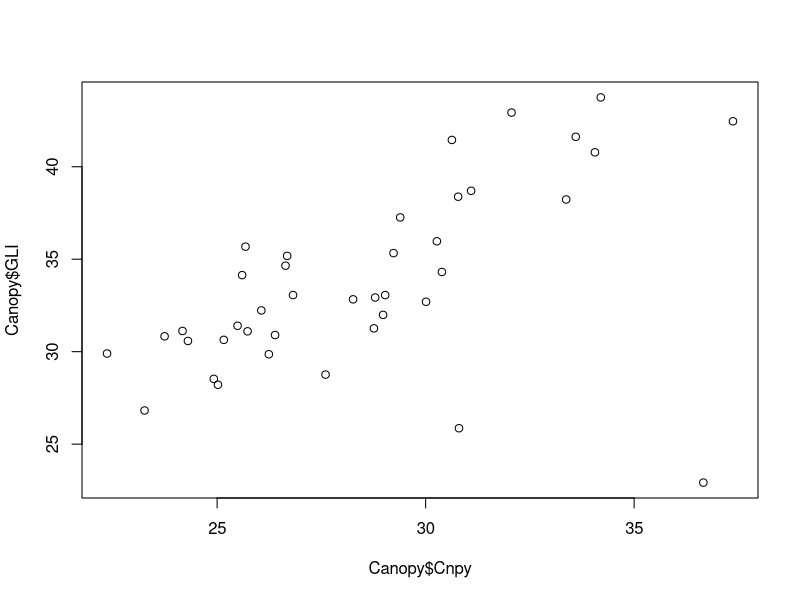
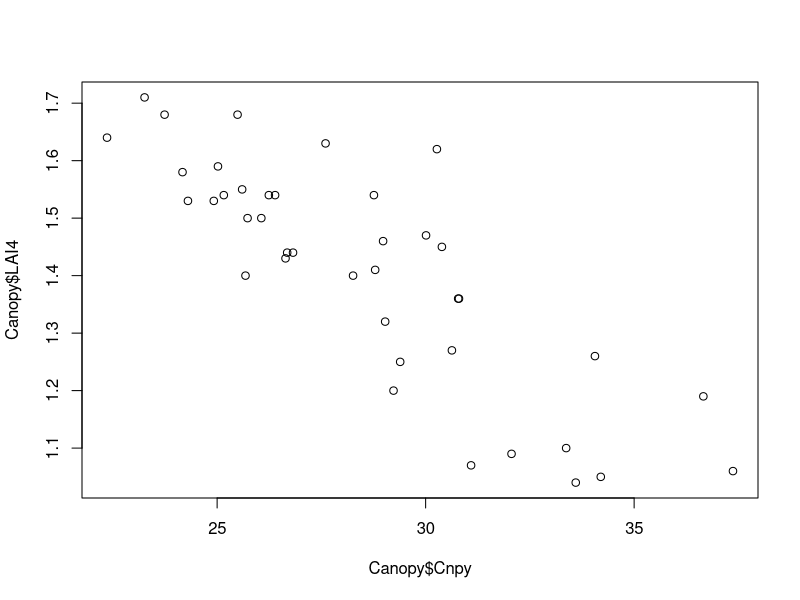
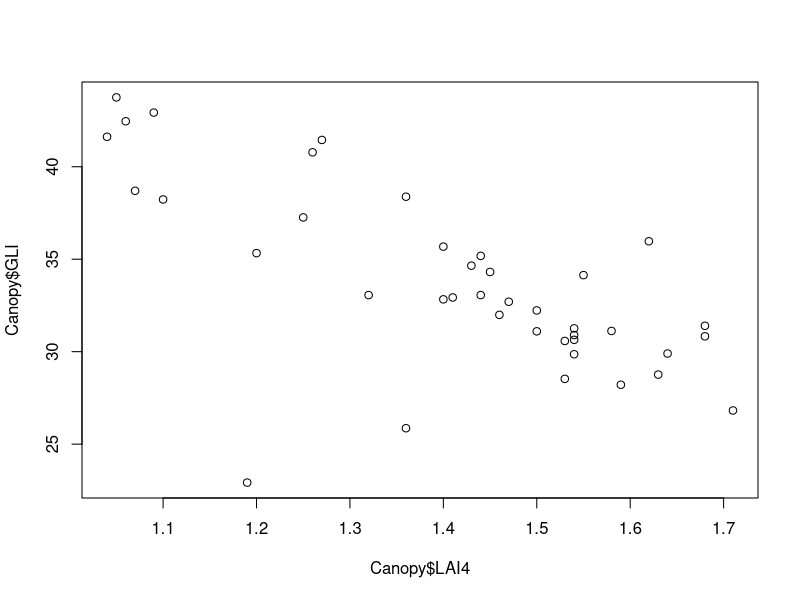
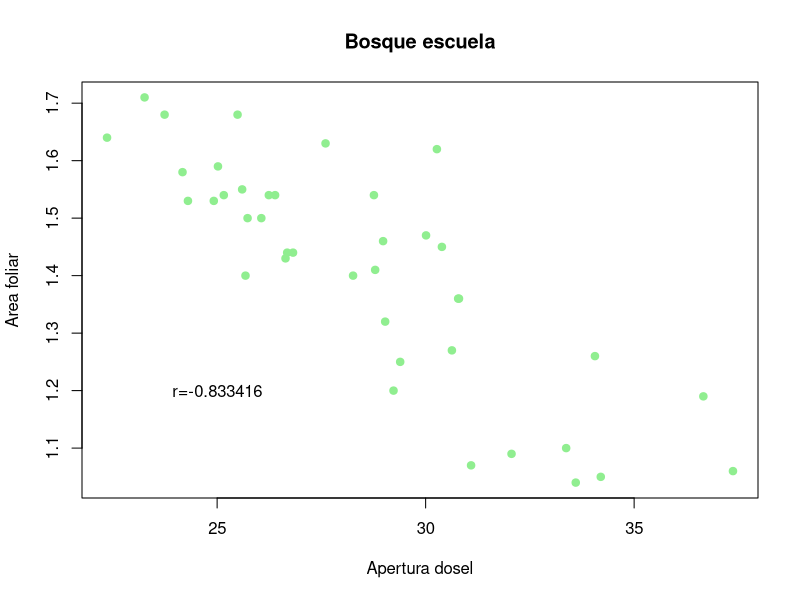

The R script that drew these images, in order:
# Genaro Sánchez Tovar
# 25/Septiembre/2023
# Matricula: 2133642


# Importar ----------------------------------------------------------------

setwd("C:/Genaro Met.ES/Met_ES/Scripts")
Canopy <- read.csv("canopy.csv", header = T)
Canopy$Forest <- as.factor(Canopy$Forest)


# Gráfica -----------------------------------------------------------------

plot(Canopy$Cnpy, Canopy$GLI)
# Asociacion positiva

plot(Canopy$Cnpy, Canopy$LAI4)
# Asociacion negativa

plot(Canopy$LAI4, Canopy$GLI)
# Asociacion negativa


# Personalizar ------------------------------------------------------------

plot(Canopy$Cnpy, Canopy$LAI4, xlab = "Apertura dosel", ylab = "Area foliar",main = "Bosque escuela", 
     col="lightgreen", pch=19)
cor.test(Canopy$Cnpy, Canopy$LAI4)

text(25,1.2, "r=-0.833416")
